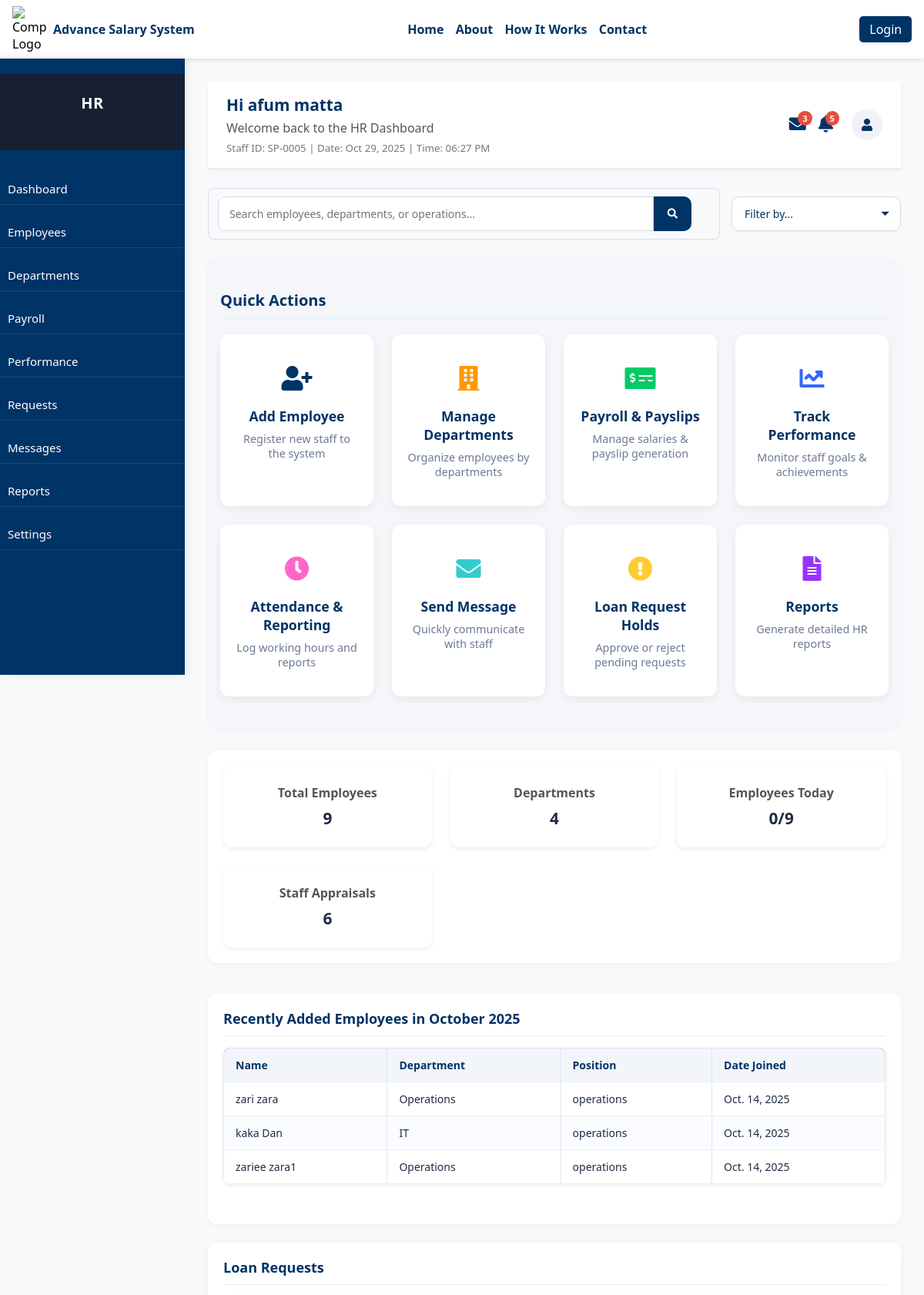
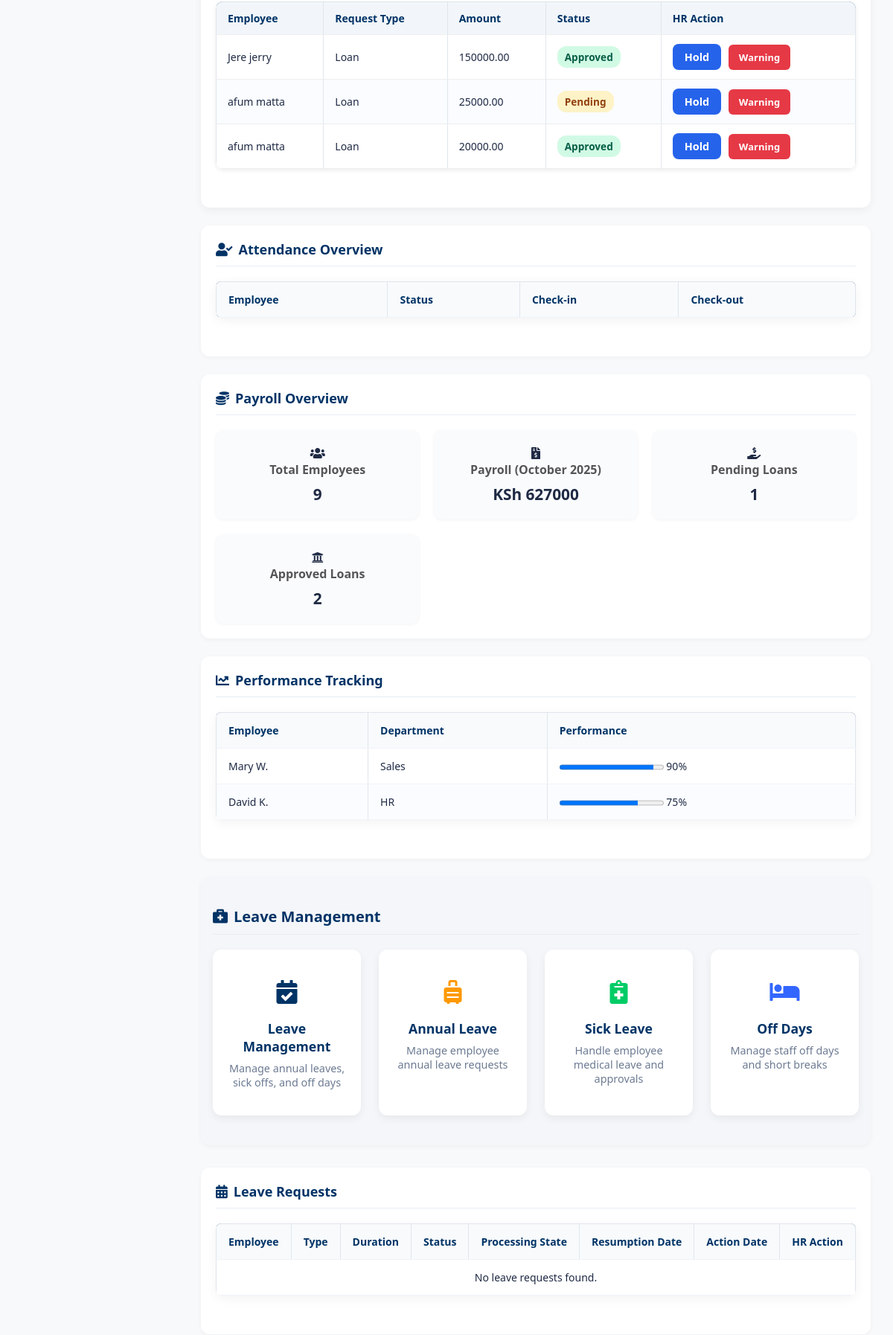
/hr_home/ (signed in, upper part), run on the app's committed database (2 pictures, top to bottom).
### smartpayapp/models.py (models this page shows, shortened)
class Employee(models.Model):
    EMPLOYMENT_TYPES = [
        ('Permanent', 'Permanent'),
        ('Contract', 'Contract'),
        ('Internship', 'Internship'),
    ]
    DEPARTMENTS = [
        ('Finance', 'Finance'),
        ('HR', 'HR'),
        ('IT', 'IT'),
        ('Operations', 'Operations'),
    ]
    ROLES = [
        ("admin", "Admin"),
        ("hr", "HR"),
        ("finance", "Finance"),
        ("employee", "Employee"),
    ]
    full_name = models.CharField(max_length=150)
    national_id = models.CharField(max_length=20, unique=True)
    dob = models.DateField(null=True, blank=True)
    age = models.PositiveIntegerField(null=True, blank=True)
    staff_id = models.CharField(
        max_length=20,
        unique=True,
        editable=False,
        blank=True,
        null=True,
    )
    date_joined = models.DateField(default=timezone.now)
    department = models.CharField(max_length=50, choices=DEPARTMENTS)
    job_title = models.CharField(max_length=100)
    employment_type = models.CharField(max_length=20, choices=EMPLOYMENT_TYPES)
    salary = models.DecimalField(
        max_digits=10,
        decimal_places=2,
        validators=[MinValueValidator(0)]
    )
    role = models.CharField(max_length=20, choices=ROLES, default="employee")
    email = models.EmailField(unique=True)
    phone = models.CharField(max_length=20)
    address = models.TextField(blank=True, null=True)

class LoanRequest(models.Model):
    employee = models.ForeignKey(Employee, on_delete=models.CASCADE)
    amount = models.DecimalField(max_digits=12, decimal_places=2)
    repayment_period = models.IntegerField(help_text="Repayment period in months")
    reason = models.TextField(blank=True, null=True)
    interest_rate = models.DecimalField(max_digits=5, decimal_places=2, default=10.0)  # 10% per annum
    created_at = models.DateTimeField(auto_now_add=True)
    status = models.CharField(
        max_length=20,
        choices=[("Pending", "Pending"), ("Approved", "Approved"), ("Rejected", "Rejected")],
        default="Pending"
    )

### smartpayapp/views.py (the view)
# urls.py: path('hr_home/', hr_home, name='hr_home'),
@login_required
def hr_home(request):
    try:
        employee = Employee.objects.get(email=request.user.email)
    except Employee.DoesNotExist:
        employee = None
    now = timezone.localtime(timezone.now())
    current_date = now.strftime("%b %d, %Y")
    current_time = now.strftime("%I:%M %p")
    current_month = now.month
    current_year = now.year
    today = now.date()
    total_employees = Employee.objects.count()
    total_departments = Employee.objects.values("department").distinct().count()
    employees_checked_in_today = Attendance.objects.filter(
        date=today,
        clock_in__isnull=False
    ).count()
    recent_employees = Employee.objects.filter(
        date_joined__year=current_year,
        date_joined__month=current_month,
        date_joined__isnull=False
    ).order_by('-date_joined')
    loan_requests = LoanRequest.objects.select_related("employee").order_by("-created_at")[:5]
    total_payroll = Employee.objects.aggregate(total=Sum('salary'))['total'] or 0
    pending_loans_count = LoanRequest.objects.filter(status="Pending").count()
    approved_loans_count = LoanRequest.objects.filter(status="Approved").count()
    leave_requests = LeaveRequest.objects.select_related("employee").order_by("-start_date")
    context = {
        "employee": employee,
        "current_date": current_date,
        "current_time": current_time,
        "total_employees": total_employees,
        "total_departments": total_departments,
        "recent_employees": recent_employees,
        "current_month_name": now.strftime("%B"),
        "current_year": current_year,
        "loan_requests": loan_requests,
        "employees_checked_in_today": employees_checked_in_today,
        "total_payroll": total_payroll,
        "pending_loans_count": pending_loans_count,
        "approved_loans_count": approved_loans_count,
        "leave_requests": leave_requests,
    }
    return render(request, "smartpayapp/hr_dashboard.html", context)

### smartpayapp/templates/smartpayapp/hr_dashboard.html (shortened to what this page needs)
{% extends "base.html" %}
{% load static %}
{% block content %}
<div class="dashboard-container">
  <aside class="sidebar">
    <div class="sidebar-header">
      <h2>HR</h2>
    </div>
    <nav class="sidebar-nav">
      <ul>
        <li><a href="{% url 'hr_home' %}">Dashboard</a></li>
        <li><a href="{% url 'employee_list' %}">Employees</a></li>
        <li><a href="{% url 'hr_departments' %}">Departments</a></li>
        <li><a href="{% url 'payroll_payslips' %}">Payroll</a></li>
        <li><a href="{% url 'hr_track_performance' %}">Performance</a></li>
        <li><a href="{% url 'hr_loan_requests' %}">Requests</a></li>
        <li><a href="{% url 'hr_message_centre' %}">Messages</a></li>
        <li><a href="{% url 'hr_reports' %}">Reports</a></li>
        <li><a href="{% url 'hr_settings' %}">Settings</a></li>
      </ul>
    </nav>
  </aside>
  <main class="main-content">
    <header class="dashboard-header">
      <div class="welcome-text">
          {% if employee %}
              <h1>Hi {{ employee.full_name }} </h1>
              <p>Welcome back to the HR Dashboard</p>
              <small>
                  Staff ID: {{ employee.staff_id }} |
                  Date: <span id="current-date">{{ current_date }}</span> |
                  Time: <span id="current-time">{{ current_time }}</span>
              </small>
          {% endif %}
      </div>
      <div class="header-right">
        <div class="header-icons">
          <div class="icon">
            <i class="fas fa-envelope"></i>
            <span class="icon-badge">3</span>
          </div>
          <div class="icon">
            <i class="fas fa-bell"></i>
            <span class="icon-badge">5</span>
          </div>
        </div>
        <a href="{% url 'hr_profile' %}" class="profile-avatar">
          <i class="fas fa-user"></i>
        </a>
      </div>
    </header>
    <div class="search-filter-container">
        <div class="search-bar">
            <input type="text" placeholder="Search employees, departments, or operations...">
            <button><i class="fas fa-search"></i></button>
        </div>
        <div class="filter-bar">
            <select>
            <option value="">Filter by...</option>
            </select>
        </div>
    </div>
    <section class="quick-actions">
      <h2>Quick Actions</h2>
      <div class="action-grid">
        <a href="{% url 'employee_creation' %}" class="action-card">
          <div class="action-icon"><i class="fas fa-user-plus"></i></div>
          <h3>Add Employee</h3>
          <p>Register new staff to the system</p>
        </a>
        <a href="{% url 'hr_departments' %}" class="action-card">
          <div class="action-icon"><i class="fas fa-building"></i></div>
          <h3>Manage Departments</h3>
          <p>Organize employees by departments</p>
        </a>
        <a href="{% url 'payroll_payslips' %}" class="action-card">
          <div class="action-icon"><i class="fas fa-money-check-alt"></i></div>
          <h3>Payroll & Payslips</h3>
          <p>Manage salaries & payslip generation</p>
        </a>
        <a href="{% url 'hr_track_performance' %}" class="action-card">
          <div class="action-icon"><i class="fas fa-chart-line"></i></div>
          <h3>Track Performance</h3>
          <p>Monitor staff goals & achievements</p>
        </a>
        <a href="{% url 'attendance_tracking' %}" class="action-card">
          <div class="action-icon"><i class="fas fa-clock"></i></div>
          <h3>Attendance & Reporting</h3>
          <p>Log working hours and reports</p>
        </a>
        <a href="{% url 'hr_message_centre' %}" class="action-card">
          <div class="action-icon"><i class="fas fa-envelope"></i></div>
          <h3>Send Message</h3>
          <p>Quickly communicate with staff</p>
        </a>
        <a href="{% url 'hr_loan_requests' %}" class="action-card">
          <div class="action-icon"><i class="fas fa-exclamation-circle"></i></div>
          <h3>Loan Request Holds</h3>
          <p>Approve or reject pending requests</p>
        </a>
        <a href="{% url 'hr_reports' %}" class="action-card">
          <div class="action-icon"><i class="fas fa-file-alt"></i></div>
          <h3>Reports</h3>
          <p>Generate detailed HR reports</p>
        </a>
      </div>
    </section>
    <section class="stats-overview">
      <div class="stat-card1">
        <a href="{% url 'employee_list' %}">
          <h3>Total Employees</h3>
          <p>{{ total_employees }}</p>
        </a>
      </div>
      <div class="stat-card1">
        <a href="{% url 'hr_appraissals' %}">
          <h3>Departments</h3>
          <p>{{ total_departments }}</p>
        </a>
      </div>
      <div class="stat-card1">
          <a href="{% url 'employee_today' %}">
              <h3>Employees Today</h3>
              <p>{{ employees_checked_in_today }}/{{ total_employees }}</p>
          </a>
      </div>
      <div class="stat-card1">
        <a href="{% url 'hr_appraissals' %}">
          <h3>Staff Appraisals</h3>
          <p>6</p>
        </a>
      </div>
    </section>
    <section class="recent-employees">
      <h2>Recently Added Employees in {{ current_month_name }} {{ current_year }}</h2>
      {% if recent_employees %}
      <table>
        <thead>
          <tr>
            <th>Name</th>
            <th>Department</th>
            <th>Position</th>
            <th>Date Joined</th>
          </tr>
        </thead>
        <tbody>
          {% for emp in recent_employees %}
          <tr>
            <td>{{ emp.full_name }}</td>
            <td>{{ emp.department }}</td>
            <td>{{ emp.job_title }}</td>
            <td>{{ emp.date_joined }}</td>
          </tr>
          {% endfor %}
        </tbody>
      </table>
      {% else %}
      <p style="text-align:center; padding:1rem; color:#555;">
        No new employees added this month.
      </p>
      {% endif %}
    </section>
    <section class="loan-requests">
      <h2>Loan Requests</h2>
      {% if loan_requests %}
      <table>
        <thead>
          <tr>
            <th>Employee</th>
            <th>Request Type</th>
            <th>Amount</th>
            <th>Status</th>
            <th>HR Action</th>
          </tr>
        </thead>
        <tbody>
          {% for loan in loan_requests %}
          <tr>
            <td>{{ loan.employee.full_name }}</td>
            <td>Loan</td>
            <td>{{ loan.amount|floatformat:2 }}</td>
            <td>
              <span class="status
                {% if loan.status == 'Approved' %}approved
                {% elif loan.status == 'Rejected' %}declined
                {% else %}pending{% endif %}">
                {{ loan.status }}
              </span>
            </td>
            <td>
              <button class="btn-hold">Hold</button>
              <button class="btn-warning">Warning</button>
            </td>
          </tr>
          {% endfor %}
        </tbody>
      </table>
      {% else %}
      <p class="no-employees-message">No loan requests found.</p>
      {% endif %}
    </section>
    <section class="attendance-overview">
      <h2><i class="fas fa-user-check icon-blue"></i> Attendance Overview</h2>
      <table id="attendanceTable">
        <thead>
          <tr>
            <th>Employee</th>
            <th>Status</th>
            <th>Check-in</th>
            <th>Check-out</th>
          </tr>
        </thead>
      </table>
    </section>
    <section class="payroll-overview">
      <h2><i class="fas fa-coins icon-blue"></i> Payroll Overview</h2>
      <div class="kpi-grid">
        <div class="kpi-card">
          <i class="fas fa-users kpi-icon"></i>
          <h3>Total Employees</h3>
          <p>{{ total_employees }}</p>
        </div>
        <div class="kpi-card">
          <i class="fas fa-file-invoice-dollar kpi-icon"></i>
          <h3>Payroll ({{ current_month_name }} {{ current_year }})</h3>
          <p>KSh {{ total_payroll|floatformat:0 }}</p>
        </div>
        <div class="kpi-card">
          <i class="fas fa-hand-holding-usd kpi-icon"></i>
          <h3>Pending Loans</h3>
          <p>{{ pending_loans_count }}</p>
        </div>
        <div class="kpi-card">
          <i class="fas fa-university kpi-icon"></i>
          <h3>Approved Loans</h3>
          <p>{{ approved_loans_count }}</p>
        </div>
      </div>
    </section>
    <section class="performance-tracking">
      <h2><i class="fas fa-chart-line icon-blue"></i> Performance Tracking</h2>
      <table>
        <thead>
          <tr>
            <th>Employee</th>
            <th>Department</th>
            <th>Performance</th>
          </tr>
        </thead>
        <tbody>
          <tr>
            <td>Mary W.</td>
            <td>Sales</td>
            <td><progress value="90" max="100"></progress> 90%</td>
          </tr>
          <tr>
            <td>David K.</td>
            <td>HR</td>
            <td><progress value="75" max="100"></progress> 75%</td>
          </tr>
        </tbody>
      </table>
    </section>
    <section class="quick-actions">
      <h2><i class="fas fa-briefcase-medical icon-blue"></i> Leave Management</h2>
      <div class="action-grid">
        <a href="{% url 'hr_leave_management' %}" class="action-card">
          <div class="action-icon"><i class="fas fa-calendar-check"></i></div>
          <h3>Leave Management</h3>
          <p>Manage annual leaves, sick offs, and off days</p>
        </a>
        <a href="{% url 'hr_annual_leaves' %}" class="action-card">
          <div class="action-icon"><i class="fas fa-suitcase-rolling"></i></div>
          <h3>Annual Leave</h3>
          <p>Manage employee annual leave requests</p>
        </a>
        <a href="{% url 'hr_sick_leaves' %}" class="action-card">
          <div class="action-icon"><i class="fas fa-notes-medical"></i></div>
          <h3>Sick Leave</h3>
          <p>Handle employee medical leave and approvals</p>
        </a>
        <a href="{% url 'hr_leave_management' %}" class="action-card">
          <div class="action-icon"><i class="fas fa-bed"></i></div>
          <h3>Off Days</h3>
          <p>Manage staff off days and short breaks</p>
        </a>
      </div>
    </section>
    <section class="leave-requests">
      <h2><i class="fas fa-calendar-alt icon-blue"></i> Leave Requests</h2>
      <table>
        <thead>
          <tr>
            <th>Employee</th>
            <th>Type</th>
            <th>Duration</th>
            <th>Status</th>
            <th>Processing State</th>
            <th>Resumption Date</th>
            <th>Action Date</th>
            <th>HR Action</th>
          </tr>
        </thead>
        <tbody>
          {% for leave in leave_requests %}
          <tr>
            <td>{{ leave.employee.full_name }}</td>
            <td>{{ leave.leave_type }}</td>
            <td>{{ leave.total_days }} Day{% if leave.total_days > 1 %}s{% endif %}</td>
            <td>
              {% if leave.status == "Approved" %}
                <span class="status-approved1">Approved</span>
              {% elif leave.status == "Rejected" %}
                <span class="status-rejected1">Rejected</span>
              {% else %}
                <span class="status-pending1">Pending</span>
              {% endif %}
            </td>
            <td>
              {% if leave.status == "Pending" %}
                <span class="status-processing">Processing</span>
              {% elif leave.status == "Approved" %}
                <span class="status-approved">Finalized</span>
              {% elif leave.status == "Rejected" %}
                <span class="status-rejected">Finalized</span>
              {% endif %}
            </td>
            <td>
              {% if leave.resumption_date %}
                {{ leave.resumption_date|date:"M d, Y" }}
              {% else %}
                -
              {% endif %}
            </td>
            <td>
              {% if leave.approved_at %}
                {{ leave.approved_at|date:"M d, Y H:i A" }}
              {% elif leave.rejected_at %}
                {{ leave.rejected_at|date:"M d, Y H:i A" }}
              {% else %}
                -
              {% endif %}
            </td>
            <td class="hr_action">
              <a href="{% url 'hr_leave_details' leave.id %}" class="btn-hold ">
                <i class="fas fa-eye"></i> View
              </a>
            </td>
          </tr>
          {% empty %}
          <tr>
            <td colspan="8" style="text-align:center;">No leave requests found.</td>
          </tr>
          {% endfor %}
        </tbody>
      </table>
    </section>
  </main>
</div>
{% endblock %}

### data on the page
Employee: full_name "afum matta", staff_id "SP-0005"
Employee: full_name "zari zara", department "Operations", job_title "operations", date_joined "Oct. 14, 2025"
Employee: full_name "kaka Dan", department "IT", job_title "operations", date_joined "Oct. 14, 2025"
Employee: full_name "zariee zara1", department "Operations", job_title "operations", date_joined "Oct. 14, 2025"
LoanRequest: employee.full_name "Jere jerry", amount "150000.00", status "Approved"
LoanRequest: employee.full_name "afum matta", amount "25000.00", status "Pending"
LoanRequest: employee.full_name "afum matta", amount "20000.00", status "Approved"

### other printed values
{{ total_employees }} "9"
{{ total_departments }} "4"
{{ employees_checked_in_today }} "0"
{{ current_month_name }} "October"
{{ current_year }} "2025"
{{ total_payroll|floatformat:0 }} "627000"
{{ pending_loans_count }} "1"
{{ approved_loans_count }} "2"
